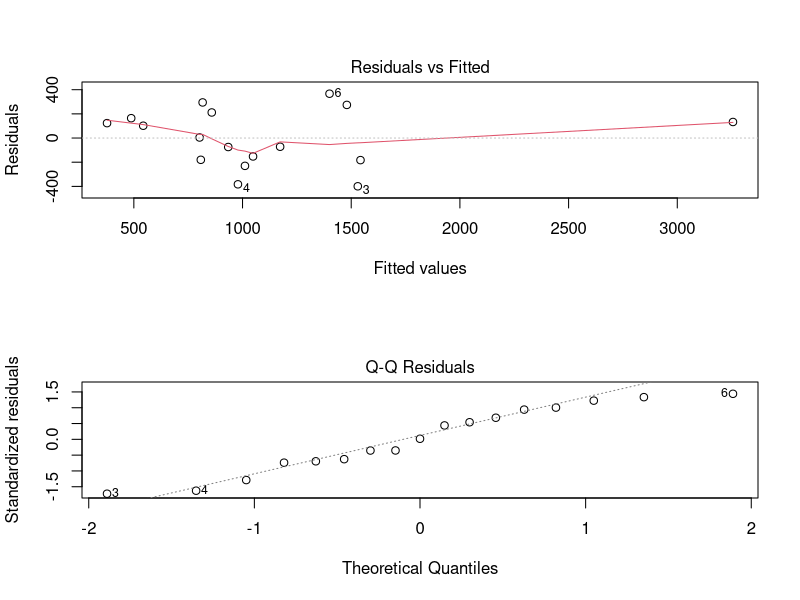
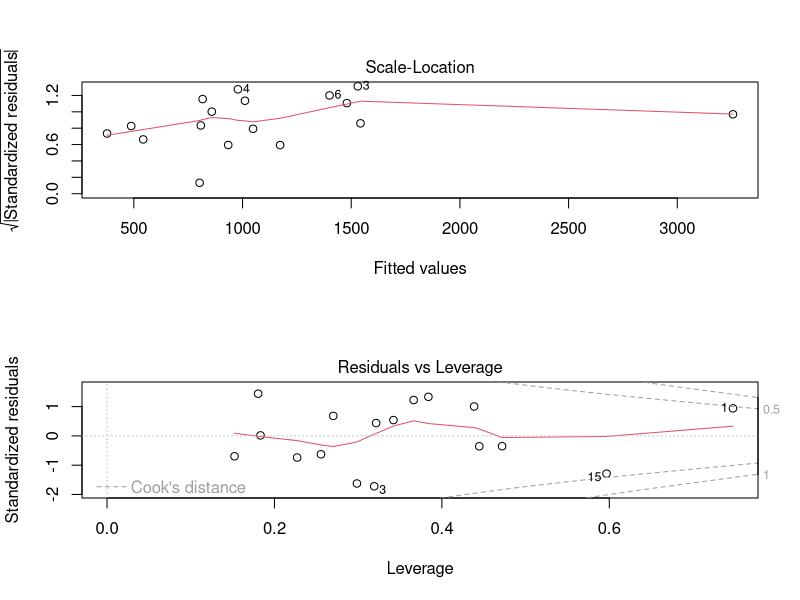
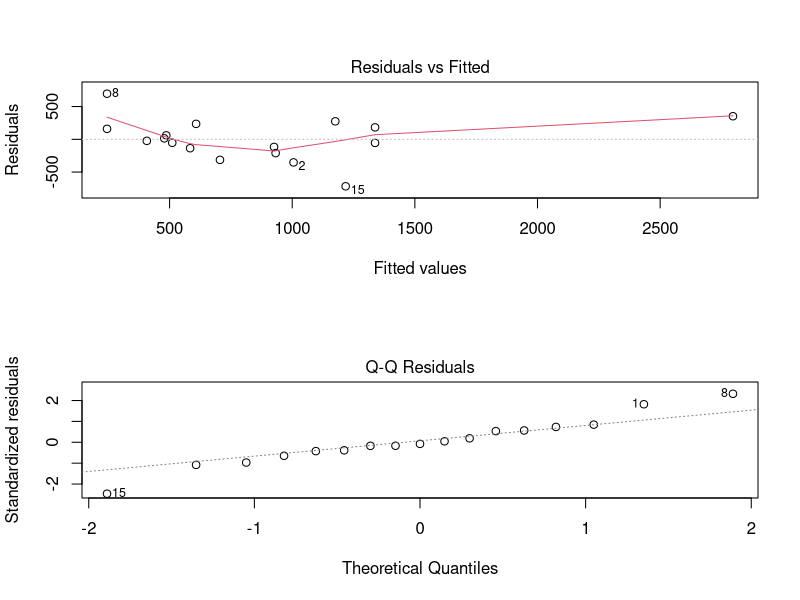
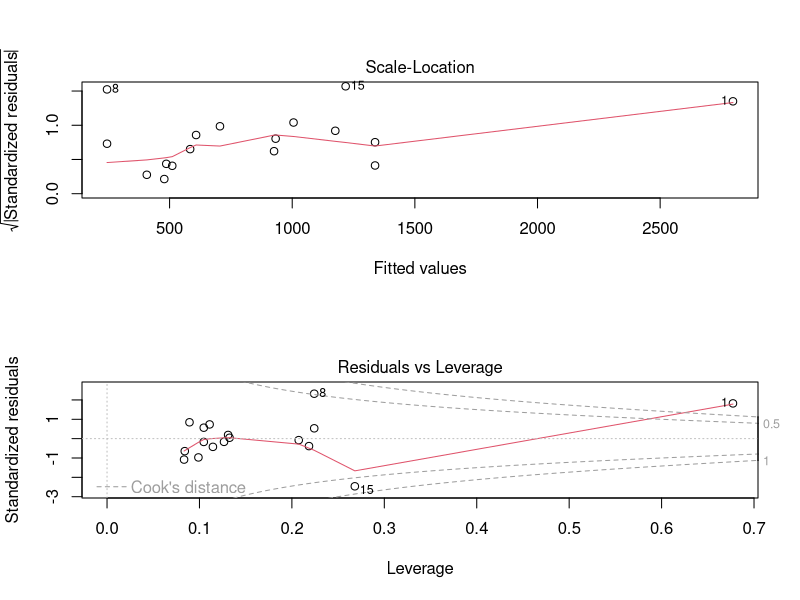
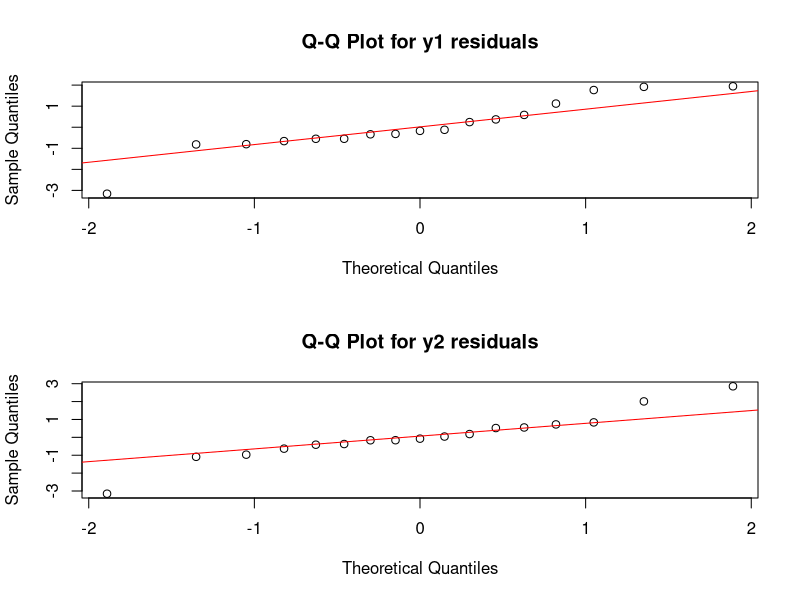

The R script that drew these images, in order:
# STAT 5531 Project
# Excercise 7.25 
# Thanh Doan - 0159701

	data725 = read.table('T7-6.DAT');
	names(data725) = list("y1", "y2", "z1", "z2", "z3", "z4", "z5");

##########################
#	Part a
##########################
	summary(ma1 <- lm(y1 ~ z1 + z2 + z3 + z4 + z5, data = data725));
	summary(ma2 <- lm(y1 ~ z1 + z2, data = data725));

	# compare model ma1 with simpler model ma2.
	step(ma1, k=log(100));
	anova(ma1, ma2);

	# p-value=0.04. This time I choose model 1.
	# Last time I choose ma2 because i was liberal. 

	# analyse the residuals 
	par(mfrow=c(2,1));
	plot (ma1);

	# 95% prediction interval for y1 for z0 = (1,1200,140,70,85)
	z0 = list(z1=1, z2=1200, z3=140, z4=70, z5=85);
	predict(ma2, z0, interval='prediction', level=0.95);

##########################
#	Part b
##########################
	summary(mb1 <- lm(y2 ~ z1 + z2 + z3 + z4 + z5, data = data725))
	step(mb1, k=log(100));
	summary(mb2 <- lm(y2 ~ z1 + z2 , data = data725));

	# compare model mb1 with simpler model mb2.
	anova(mb1, mb2);
	# p-value=0.1. Choose model mb2 because it is simpler. 

	# analyse the residuals 
	par(mfrow=c(2,1));
	plot (mb2);

	# 95% prediction interval for y2 for z0 = (1,1200,140,70,85);
	z0= list(z1=1, z2=1200, z3=140, z4=70, z5=85);
	predict(mb2, z0, interval='prediction', level=0.95);

##########################
#	Part c
##########################
	y = as.matrix(data725[1:2]);
	summary(mc1 <- lm(y ~ z1 + z2 + z3 + z4 + z5, data = data725));
	summary(mc2 <- lm(y ~ z1 + z2 , data = data725));
	anova(mc1, mc2); # p = 0.198 so choose mc2, a simpler model.

	# plot residuals to check normality 
	e1 = rstudent(mc2)[,1];
	e2 = rstudent(mc2)[,2];
	par(mfrow=c(2,1));
	qqnorm(e1, main = "Q-Q Plot for y1 residuals"); qqline(e1, col = 'red');
	qqnorm(e2, main = "Q-Q Plot for y2 residuals"); qqline(e2, col = 'red');

	#################################################
	# construct prediction ellipse with (7-42, p. 399) 
	##################################################
	m = qr(y)$rank; 
	n = nrow(data725);
	r = mc2$rank-1;

	z = cbind(1, data725$z1, data725$z2);
	z0 = c(1, 1, 1200);

	y.hat = z0 %*% coef(mc2); print(round(y.hat,2));

	qf.z = 1+ t(z0) %*% solve(t(z) %*% z) %*% z0; 
	print(round(qf.z,2));

	error.mat = SSD(mc2)$SSD;  print(round(error.mat,2));
	F.quant = qf(.95, m, n-r-m);  print(round(F.quant,2));

	# compute the eigen values and eigen vectors of error.mat
	# to determine the orientation and lengths of major and 
	# minor axes of the prediction ellipse 
	eigen(error.mat);

	# Now we have all information needed to calculate a 95% prediction
	# ellipse for y=(y1,y2) at (z1,z2)=(1,1200) using equation (7-42):
	# (y-y.hat) %*% ((n-r-1) * solve(error.mat)) %*% t(y-y.hat)
	#     <= qf.z * (m*(n-r-1)/(n-r-m)) * F.quant

	#################################################
	# print simultanous prediction intervals at z0 
	##################################################

	sqrt1 = sqrt(  (m*(n-r-1)/(n-r-m)) * F.quant );
	sqrt2 = sqrt(  qf.z * diag(error.mat) / (n-r-1) );
	int_err =  sqrt1 * sqrt2;

	lwr.bound = y.hat - int_err;
	upr.bound = y.hat + int_err;

	pred_ints = data.frame(t(lwr.bound), t(y.hat), t(upr.bound));
	names(pred_ints) = list("lwr", "center", "upr");
	print(round(pred_ints,2));
